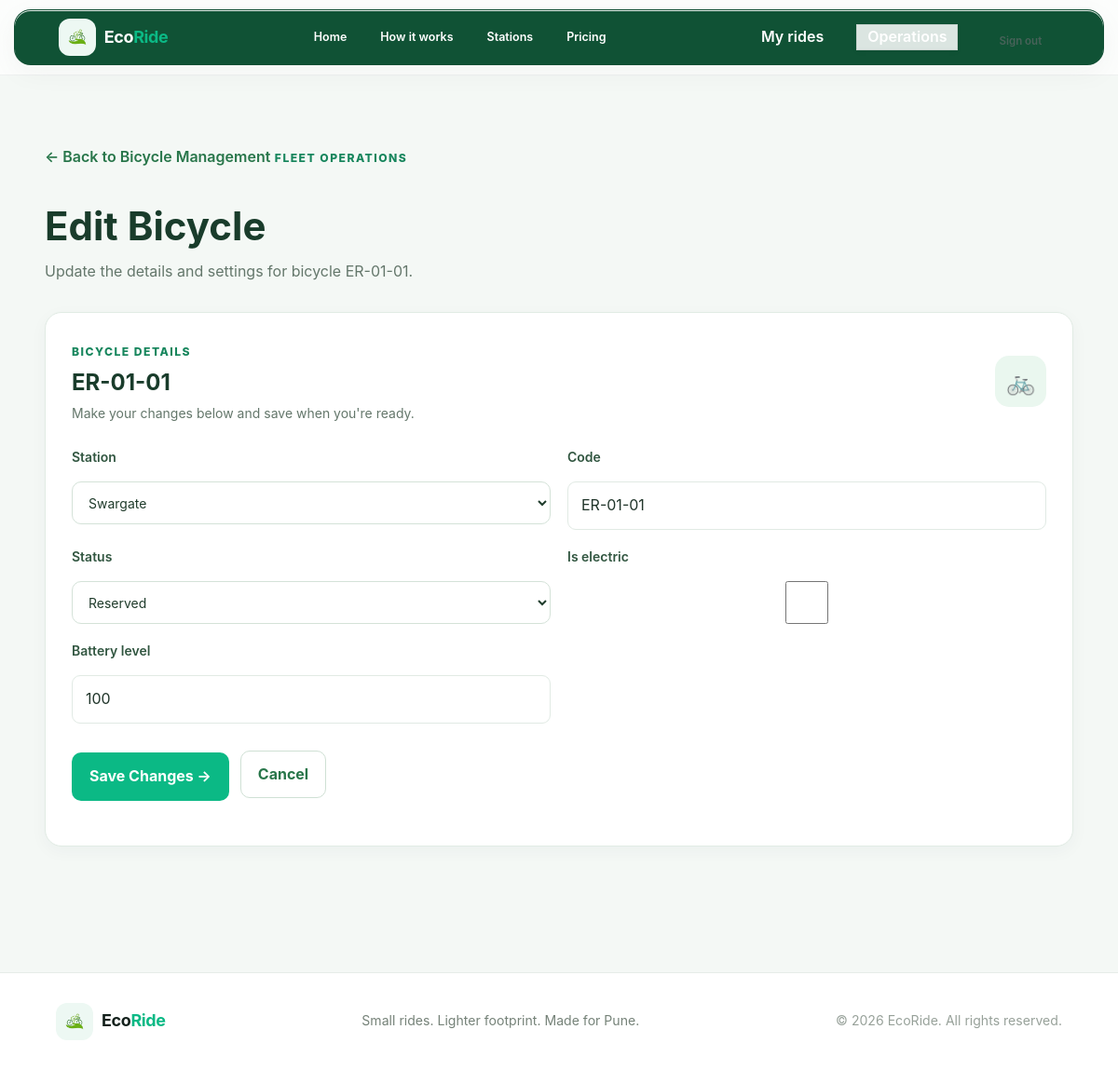
The app's page /staff/bicycles/1/edit/ (signed in) with its own data.
### core/models.py (models this page shows, shortened)
class Bicycle(models.Model):
    class Status(models.TextChoices):
        AVAILABLE = "available", "Available"
        RESERVED = "reserved", "Reserved"
        RENTED = "rented", "Rented"
        MAINTENANCE = "maintenance", "Maintenance"
    station = models.ForeignKey(
        Station, related_name="bicycles", on_delete=models.PROTECT
    )
    code = models.CharField(max_length=30, unique=True)
    status = models.CharField(
        max_length=20, choices=Status.choices, default=Status.AVAILABLE
    )
    is_electric = models.BooleanField(default=False)
    battery_level = models.PositiveSmallIntegerField(default=100)
    class Meta:
        ordering = ["code"]
        constraints = [
            models.CheckConstraint(
                condition=Q(battery_level__lte=100), name="bike_battery_at_most_100"
            )
        ]

### core/views.py (the view)
# urls.py: path("staff/bicycles/<int:bicycle_id>/edit/",views.edit_bicycle,name="edit_bicycle"),
@login_required
def edit_bicycle(request, bicycle_id):
    if not request.user.is_staff:
        return HttpResponseForbidden("You are not authorized.")
    bicycle = get_object_or_404(Bicycle, id=bicycle_id)
    if request.method == "POST":
        form = BicycleForm(request.POST, instance=bicycle)
        if form.is_valid():
            form.save()
            messages.success(request, "Bicycle updated successfully!")
            return redirect("manage_bicycles")
    else:
        form = BicycleForm(instance=bicycle)
    return render(request, "core/edit_bicycle.html", {
        "form": form,
        "bicycle": bicycle,
    })

### core/forms.py
class BicycleForm(forms.ModelForm):
    class Meta:
        model = Bicycle
        fields = [
            "station",
            "code",
            "status",
            "is_electric",
            "battery_level",
        ]

### core/context_processors.py (called while the page is built)
def site_settings(request):
    return {
        "google_maps_api_key": settings.GOOGLE_MAPS_API_KEY,
        "razorpay_key_id": settings.RAZORPAY_KEY_ID,
        "payments_enabled": bool(
            settings.RAZORPAY_KEY_ID and settings.RAZORPAY_KEY_SECRET
        ),
    }

### core/models.py (called while the page is built)
    def __str__(self):
        return self.name

### templates/core/edit_bicycle.html (shortened to what this page needs)
{% extends "base.html" %}
{% block content %}
<section class="eco-manage-page">
    <header class="eco-manage-header">
        <a class="eco-back-link" href="{% url 'manage_bicycles' %}">
            ← Back to Bicycle Management
        </a>
        <span class="eco-eyebrow">Fleet operations</span>
        <h1>Edit Bicycle</h1>
        <p>Update the details and settings for bicycle {{ bicycle.code }}.</p>
    </header>
    <section class="eco-manage-form-card">
        <div class="eco-manage-section-heading">
            <div>
                <span class="eco-eyebrow">Bicycle details</span>
                <h2>{{ bicycle.code }}</h2>
                <p>Make your changes below and save when you're ready.</p>
            </div>
            <span class="eco-manage-icon" aria-hidden="true">🚲</span>
        </div>
        <form method="post" class="eco-manage-form">
            {% for field in form %}
                <div class="eco-manage-field">
                    <label for="{{ field.id_for_label }}">
                        {{ field.label }}
                    </label>
                    {{ field }}
                </div>
            {% endfor %}
            <div class="eco-edit-station-actions">
                <button class="eco-primary-btn" type="submit">
                    Save Changes →
                </button>
                <a
                    class="eco-admin-secondary-btn"
                    href="{% url 'manage_bicycles' %}"
                >
                    Cancel
                </a>
            </div>
        </form>
    </section>
</section>
{% endblock %}

### core/static/core/integrated/style.css (style rules this page uses)
* { margin: 0; padding: 0; box-sizing: border-box; }
html { scroll-behavior: smooth; overflow-x: hidden; }
body { font-family: -apple-system, BlinkMacSystemFont, "SF Pro Display", "Segoe UI", Roboto, Helvetica, Arial, sans-serif; background: #f7faf8; color: #17231f; overflow-x: hidden; }
button, a { font-family: inherit; }

### records on screen
Bicycle: code "ER-01-01", form "Swargate" "ER-01-01" "Reserved" "100"

### other values on screen
{{ field.label }} "Station" "Code" "Status" "Is electric" "Battery level"
